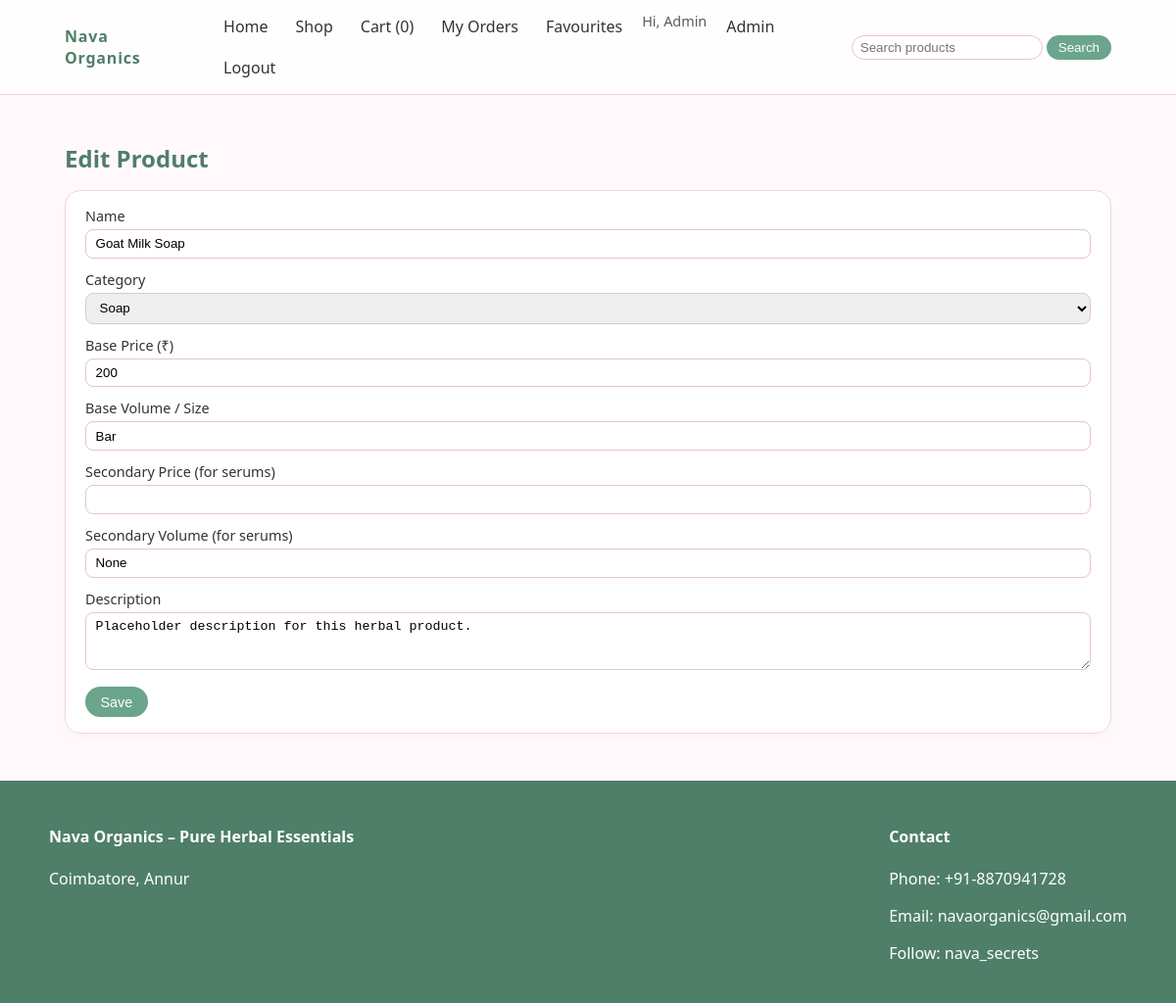
The app's page /admin/products/1/edit (signed in) with its own data.
### app.py (models this page shows)
class Product(db.Model):
    id = db.Column(db.Integer, primary_key=True)
    name = db.Column(db.String(120), nullable=False)
    category = db.Column(db.String(50), nullable=False)  # soap, shampoo, serum, haircare
    description = db.Column(db.Text, default='Placeholder description for this herbal product.')
    image_url = db.Column(db.String(255), default='/static/img/placeholder.png')
    base_price = db.Column(db.Integer, nullable=False)
    secondary_price = db.Column(db.Integer)  # for serums 30 ml
    base_volume = db.Column(db.String(50))   # e.g. '15 ml', '100 ml', 'Bar'
    secondary_volume = db.Column(db.String(50))

### app.py (the view, shortened to what this page needs)
@app.route('/admin/products/<int:product_id>/edit', methods=['GET', 'POST'])
@admin_required
def admin_product_edit(product_id):
    product = Product.query.get_or_404(product_id)
    return render_template('admin_product_form.html', product=product)

### app.py (called while the page is built)
def get_cart():
    return session.get('cart', [])

@app.context_processor
def inject_globals():
    return dict(current_user=session.get('user'), cart_count=len(get_cart()))

def admin_required(f):
    @wraps(f)
    def decorated(*args, **kwargs):
        user = session.get('user')
        if not user or not user.get('is_admin'):
            flash('Admin access required.')
            return redirect(url_for('admin_login'))
        return f(*args, **kwargs)
    return decorated

### templates/admin_product_form.html (shortened to what this page needs)
{% extends 'base.html' %}
{% block content %}
<section class="section">
  <h1 class="section-title">{{ 'Edit' if product else 'New' }} Product</h1>
  <div class="form-card">
    <form method="post">
      <div class="form-group">
        <label for="name">Name</label>
        <input id="name" name="name" value="{{ product.name if product else '' }}" required />
      </div>
      <div class="form-group">
        <label for="category">Category</label>
        <select id="category" name="category" required>
          {% set cat = product.category if product else '' %}
          <option value="soap" {% if cat == 'soap' %}selected{% endif %}>Soap</option>
        </select>
      </div>
      <div class="form-group">
        <label for="base_price">Base Price (₹)</label>
        <input id="base_price" name="base_price" type="number" min="0" value="{{ product.base_price if product else '' }}" required />
      </div>
      <div class="form-group">
        <label for="base_volume">Base Volume / Size</label>
        <input id="base_volume" name="base_volume" value="{{ product.base_volume if product else '' }}" />
      </div>
      <div class="form-group">
        <label for="secondary_price">Secondary Price (for serums)</label>
        <input id="secondary_price" name="secondary_price" type="number" min="0" value="{{ product.secondary_price if product and product.secondary_price else '' }}" />
      </div>
      <div class="form-group">
        <label for="secondary_volume">Secondary Volume (for serums)</label>
        <input id="secondary_volume" name="secondary_volume" value="{{ product.secondary_volume if product else '' }}" />
      </div>
      <div class="form-group">
        <label for="description">Description</label>
        <textarea id="description" name="description" rows="3">{{ product.description if product else '' }}</textarea>
      </div>
      <button type="submit" class="btn primary">Save</button>
    </form>
  </div>
</section>
{% endblock %}

### static/css/styles.css (style rules this page uses)
:root { --pink: #fbe4ec; --pink-deep: #f3b7cd; --green: #6ba58c; --green-deep: #4f7f68; --text-main: #333; --bg: #fff9fb; }
* { box-sizing: border-box; }
body { margin: 0; font-family: system-ui, -apple-system, BlinkMacSystemFont, "Segoe UI", sans-serif; background: var(--bg); color: var(--text-main); }
.section { margin-top: 1.5rem; }
.section-title { font-size: 1.5rem; margin-bottom: 1rem; color: var(--green-deep); }
.btn { display: inline-block; padding: 0.4rem 0.9rem; border-radius: 999px; font-size: 0.9rem; border: 1px solid transparent; cursor: pointer; }
.btn.primary { background: var(--green); color: #fff; }
.form-card { background: #fff; border-radius: 1rem; padding: 1rem 1.25rem; border: 1px solid #f1d6e2; box-shadow: 0 6px 15px rgba(0, 0, 0, 0.02); }
.form-group { margin-bottom: 0.75rem; }
.form-group label { display: block; margin-bottom: 0.25rem; font-size: 0.9rem; }
.form-group input, .form-group textarea, .form-group select { width: 100%; padding: 0.4rem 0.6rem; border-radius: 0.5rem; border: 1px solid #e4c4d3; }

### records on screen
Product: name "Goat Milk Soap", category "Soap", base_price "200", base_volume "Bar", secondary_volume "None", description "Placeholder description for this herbal product."

### other values on screen
{{ cart_count }} "0"
{{ current_user.name }} "Admin"
{{ 'Edit' if product else 'New' }} "Edit"
